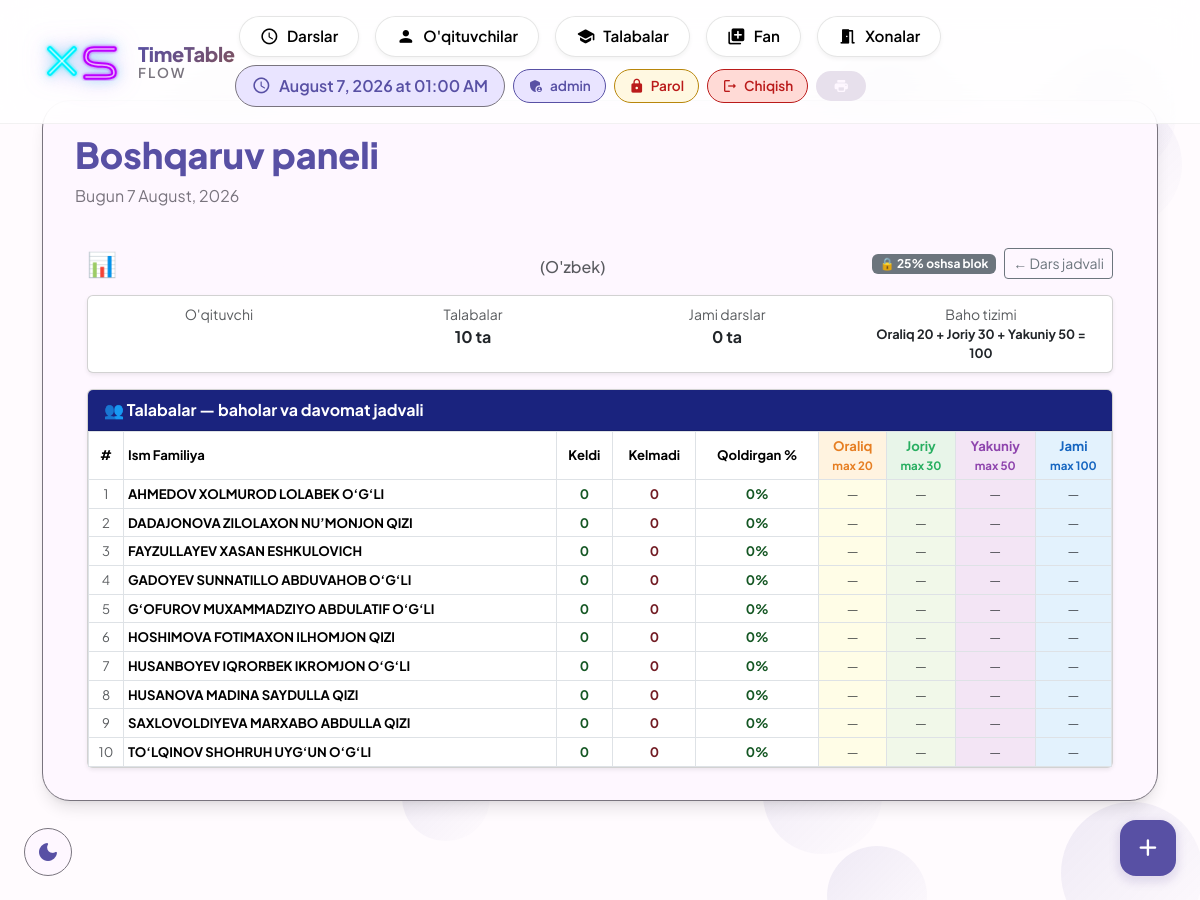
/raspisaniya/group/323/grades/ (signed in), run on the app's committed database.
### raspisaniya/models.py (models this page shows, shortened)
class CourseGroup(models.Model):
    course = models.ForeignKey(Course, on_delete=models.CASCADE, related_name='groups')
    teacher = models.ForeignKey(Teacher, on_delete=models.SET_NULL, null=True, blank=True)
    students = models.ManyToManyField(Student, blank=True)
    group_number = models.PositiveIntegerField(default=1)
    start_time = models.TimeField(null=True, blank=True)
    weekdays = models.JSONField(default=list, blank=True)
    language = models.CharField(max_length=10, choices=LANGUAGE_CHOICES, default='uz')
    is_scheduled = models.BooleanField(default=False)
    room = models.ForeignKey('Room', null=True, blank=True, on_delete=models.SET_NULL)
    teacher_can_edit = models.BooleanField(default=False)  # Admin ruxsat bergan

class Student(models.Model):
    user = models.OneToOneField(User, on_delete=models.SET_NULL, null=True, blank=True,related_name='student')
    student_id = models.CharField(max_length=20, unique=True, null=True, blank=True)
    first_name = models.CharField(max_length=50)
    last_name = models.CharField(max_length=50)
    group = models.ForeignKey(Group, on_delete=models.SET_NULL, null=True, blank=True)
    language = models.CharField(max_length=10, choices=LANGUAGE_CHOICES, default='uz')
    debts = models.ManyToManyField(Subject, related_name='debt_students', blank=True)

### raspisaniya/views.py (the view, shortened to what this page needs)
# urls.py: path('group/<int:group_pk>/grades/', views.admin_group_grades, name='admin_group_grades'),
@staff_member_required
def admin_group_grades(request, group_pk):
    from raspisaniya.models import Grade, Attendance
    group = get_object_or_404(CourseGroup, pk=group_pk)
    students = group.students.all().order_by('last_name', 'first_name')
    schedules = list(group.schedule.all().order_by('date'))
    total_lessons = len(schedules)
    grade_map = {g.student_id: g for g in Grade.objects.filter(course_group=group)}
    all_att = Attendance.objects.filter(schedule__group=group).values('student_id', 'schedule_id', 'is_present')
    att_map = {(a['student_id'], a['schedule_id']): a['is_present'] for a in all_att}
    rows = []
    for st in students:
        cells = []
        came = missed = 0
        missed_percent = round(missed / total_lessons * 100) if total_lessons > 0 else 0
        is_blocked = missed_percent > 25 and not group.teacher_can_edit
        grade = grade_map.get(st.pk)
        total_grade = None
        if grade:
            vals = [v for v in [grade.midterm, grade.current, grade.final] if v is not None]
            total_grade = round(sum(vals), 1) if vals else None
        rows.append({
            'student': st,
            'cells': cells,
            'came': came,
            'missed': missed,
            'missed_percent': missed_percent,
            'is_blocked': is_blocked,
            'grade': grade,
            'total': total_grade,
        })
    return render(request, "raspisaniya/admin_group_grades.html", {
        "group": group,
        "schedules": schedules,
        "rows": rows,
        "total_lessons": total_lessons,
    })

### templates/raspisaniya/admin_group_grades.html (shortened to what this page needs)
{% extends 'raspisaniya/base.html' %}
{% block content %}
<div class="container-fluid mt-4">
<div class="d-flex justify-content-between align-items-center mb-3">
    <h4 class="mb-0">
        📊 {{ group.course.subject }} — {{ group.group_number }}-guruh
        <small class="text-muted fs-6">({{ group.get_language_display }})</small>
    </h4>
    <div class="d-flex gap-2 align-items-center">
        {% if group.teacher_can_edit %}
        <span class="badge bg-success">🔓 Ruxsat berilgan</span>
        {% else %}
        <span class="badge bg-secondary">🔒 25% oshsa blok</span>
        {% endif %}
        <a href="{% url 'lesson_schedule' group.course.pk %}" class="btn btn-outline-secondary btn-sm">← Dars jadvali</a>
    </div>
</div>
<div class="card mb-3 shadow-sm">
    <div class="card-body py-2">
        <div class="row text-center">
            <div class="col">
                <div class="text-muted small">O'qituvchi</div>
            </div>
            <div class="col">
                <div class="text-muted small">Talabalar</div>
                <div class="fw-bold">{{ rows|length }} ta</div>
            </div>
            <div class="col">
                <div class="text-muted small">Jami darslar</div>
                <div class="fw-bold">{{ total_lessons }} ta</div>
            </div>
            <div class="col">
                <div class="text-muted small">Baho tizimi</div>
                <div class="fw-bold" style="font-size:0.8rem;">Oraliq 20 + Joriy 30 + Yakuniy 50 = 100</div>
            </div>
        </div>
    </div>
</div>
<div class="card shadow-sm">
    <div class="card-header fw-bold" style="background:#1a237e; color:white;">
        👥 Talabalar — baholar va davomat jadvali
    </div>
    <div class="table-responsive">
        <table class="table table-bordered table-sm mb-0" style="font-size:0.82rem;">
            <thead style="background:#e8eaf6;">
                <tr>
                    <th rowspan="2" class="align-middle text-center" style="width:35px;">#</th>
                    <th rowspan="2" class="align-middle">Ism Familiya</th>
                    <th rowspan="2" class="align-middle text-center">Keldi</th>
                    <th rowspan="2" class="align-middle text-center">Kelmadi</th>
                    <th rowspan="2" class="align-middle text-center">Qoldirgan %</th>
                    <th class="text-center" style="background:#fff3e0; color:#e67e22;">Oraliq<br><small>max 20</small></th>
                    <th class="text-center" style="background:#e8f5e9; color:#27ae60;">Joriy<br><small>max 30</small></th>
                    <th class="text-center" style="background:#f3e5f5; color:#8e44ad;">Yakuniy<br><small>max 50</small></th>
                    <th class="text-center fw-bold" style="background:#e3f2fd; color:#1565c0;">Jami<br><small>max 100</small></th>
                </tr>
            </thead>
            <tbody>
                {% for row in rows %}
                <tr {% if row.is_blocked %}style="background:#fff0f0;"{% endif %}>
                    <td class="text-center text-muted">{{ forloop.counter }}</td>
                    <td>
                        <b>{{ row.student.first_name }}</b>
                    </td>
                    <td class="text-center fw-bold" style="color:#155724;">{{ row.came }}</td>
                    <td class="text-center fw-bold" style="color:#721c24;">{{ row.missed }}</td>
                    <td class="text-center fw-bold" style="color:{% if row.missed_percent > 25 %}#dc3545{% else %}#155724{% endif %};">
                        {{ row.missed_percent }}%
                    </td>
                    <td class="text-center" style="background:#fffde7;">
                        {% if row.is_blocked %}<span class="text-muted">—</span>
                        {% elif row.grade and row.grade.midterm is not None %}
                        <span class="fw-bold" style="color:#e67e22;">{{ row.grade.midterm }}</span>
                        {% else %}<span class="text-muted">—</span>{% endif %}
                    </td>
                    <td class="text-center" style="background:#f1f8e9;">
                        {% if row.is_blocked %}<span class="text-muted">—</span>
                        {% elif row.grade and row.grade.current is not None %}
                        <span class="fw-bold" style="color:#27ae60;">{{ row.grade.current }}</span>
                        {% else %}<span class="text-muted">—</span>{% endif %}
                    </td>
                    <td class="text-center" style="background:#f3e5f5;">
                        {% if row.is_blocked %}<span class="text-muted">—</span>
                        {% elif row.grade and row.grade.final is not None %}
                        <span class="fw-bold" style="color:#8e44ad;">{{ row.grade.final }}</span>
                        {% else %}<span class="text-muted">—</span>{% endif %}
                    </td>
                    <td class="text-center" style="background:#e3f2fd;">
                        {% if row.is_blocked %}
                        <span class="text-danger" style="font-size:0.72rem;">Blok</span>
                        {% elif row.total is not None %}
                        <span class="fw-bold" style="color:{% if row.total >= 55 %}#155724{% else %}#721c24{% endif %};">
                            {{ row.total }}
                        </span>
                        {% else %}<span class="text-muted">—</span>{% endif %}
                    </td>
                </tr>
                {% empty %}
                <tr><td colspan="100" class="text-center text-muted py-4">Talabalar yo'q</td></tr>
                {% endfor %}
            </tbody>
        </table>
    </div>
</div>
</div>
{% endblock %}

### templates/raspisaniya/base.html (shortened to what this page needs)
{% load static %}
<!DOCTYPE html>
<html lang="uz">
<head>
    <link href="https://cdn.jsdelivr.net/npm/bootstrap@5.3.2/dist/css/bootstrap.min.css" rel="stylesheet">
</head>
<body>
    <div class="bubbles" id="bubbles"></div>
    <div class="app-bar" id="appBar">
        <div class="container">
            <div class="d-flex justify-content-between align-items-center">
                <div class="d-flex align-items-center gap-3">
                    <a href="{% url 'reset_database' %}" class="xs-main-logo" title="Reset Database" style="text-decoration: none; display: inline-block;">
                    </a>
                    <a href="{% url 'lesson_list' %}" class="text-decoration-none">
                        <div style="line-height:1.15;">
                            <div style="font-size:1.25rem;font-weight:800;background:linear-gradient(135deg,var(--md-primary),var(--md-tertiary));-webkit-background-clip:text;-webkit-text-fill-color:transparent;letter-spacing:-0.3px;">TimeTable</div>
                            <div style="font-size:0.85rem;font-weight:600;color:var(--md-outline);letter-spacing:2px;text-transform:uppercase;">Flow</div>
                        </div>
                    </a>
                </div>
                <div class="d-flex gap-2 align-items-center flex-wrap">
                    {% if user.is_authenticated and user.is_superuser %}
                    <div class="d-none d-lg-flex gap-2 align-items-center desktop-menu">
                        <a href="{% url 'lesson_list' %}" class="nav-chip {% if request.resolver_match.url_name == 'lesson_list' %}active{% endif %}">
                            <span class="material-icons-round">schedule</span><span>Darslar</span>
                        </a>
                        <a href="{% url 'teacher_list' %}" class="nav-chip {% if request.resolver_match.url_name == 'teacher_list' %}active{% endif %}">
                            <span class="material-icons-round">person</span><span>O'qituvchilar</span>
                        </a>
                        <a href="{% url 'student_list' %}" class="nav-chip {% if request.resolver_match.url_name == 'student_list' %}active{% endif %}">
                            <span class="material-icons-round">school</span><span>Talabalar</span>
                        </a>
                        <a href="{% url 'subject_list' %}" class="nav-chip {% if request.resolver_match.url_name == 'subject_create' %}active{% endif %}">
                            <span class="material-icons-round">library_add</span><span>Fan</span>
                        </a>
                        <a href="{% url 'room_list' %}" class="nav-chip {% if request.resolver_match.url_name == 'room_list' %}active{% endif %}">
                            <span class="material-icons-round">meeting_room</span><span>Xonalar</span>
                        </a>
                    </div>
                    {% endif %}
                    <div class="current-time">
                        <span class="material-icons-round">schedule</span>
                        <span id="timeDisplay">--:--</span>
                    </div>
                    {% if user.is_authenticated %}
                    <div class="user-chip">
                        <span class="material-icons-round">
                        </span>
                        {{ user.get_full_name|default:user.username }}
                    </div>
                    <a href="{% url 'change_password' %}" class="logout-chip" style="background:#fff8e1; color:#b8860b; border-color:#b8860b;">
                        <span class="material-icons-round">lock</span>Parol
                    </a>
                    <a href="{% url 'logout' %}" class="logout-chip">
                        <span class="material-icons-round">logout</span>Chiqish
                    </a>
                    {% endif %}
                    <button class="md-chip" onclick="window.print()">
                        <span class="material-icons-round">print</span>
                    </button>
                </div>
            </div>
        </div>
    </div>
    <button class="theme-toggle" id="themeToggle">
    </button>
    {% if user.is_authenticated and user.is_superuser %}
    <button class="fab" onclick="showQuickAdd()">
        <span class="material-icons-round">add</span>
    </button>
    {% endif %}
    <div class="container">
        <div class="md-surface">
            <div class="d-flex justify-content-between align-items-center mb-4">
                <div>
                    <h1 class="display-small d-inline-flex align-items-center gap-2">
                        {% block page_title %}Boshqaruv paneli{% endblock %}
                    </h1>
                    <p class="body-large">{% block page_subtitle %}Bugun {% now "j F, Y" %}{% endblock %}</p>
                </div>
            </div>
            {% block content %}{% endblock %}
        </div>
    </div>
</body>
</html>

### data on the page
CourseGroup: language "O'zbek"
Student: student.first_name "AHMEDOV XOLMUROD LOLABEK O‘G‘LI", came "0", missed "0", missed_percent "0"
Student: student.first_name "DADAJONOVA ZILOLAXON NU’MONJON QIZI", came "0", missed "0", missed_percent "0"
Student: student.first_name "FAYZULLAYEV XASAN ESHKULOVICH", came "0", missed "0", missed_percent "0"
Student: student.first_name "GADOYEV SUNNATILLO ABDUVAHOB O‘G‘LI", came "0", missed "0", missed_percent "0"
Student: student.first_name "G‘OFUROV MUXAMMADZIYO ABDULATIF O‘G‘LI", came "0", missed "0", missed_percent "0"
Student: student.first_name "HOSHIMOVA FOTIMAXON ILHOMJON QIZI", came "0", missed "0", missed_percent "0"
Student: student.first_name "HUSANBOYEV IQRORBEK IKROMJON O‘G‘LI", came "0", missed "0", missed_percent "0"
Student: student.first_name "HUSANOVA MADINA SAYDULLA QIZI", came "0", missed "0", missed_percent "0"
Student: student.first_name "SAXLOVOLDIYEVA MARXABO ABDULLA QIZI", came "0", missed "0", missed_percent "0"
Student: student.first_name "TO‘LQINOV SHOHRUH UYG‘UN O‘G‘LI", came "0", missed "0", missed_percent "0"

### other printed values
{{ user.get_full_name|default:user.username }} "admin"
{{ rows|length }} "10"
{{ total_lessons }} "0"
